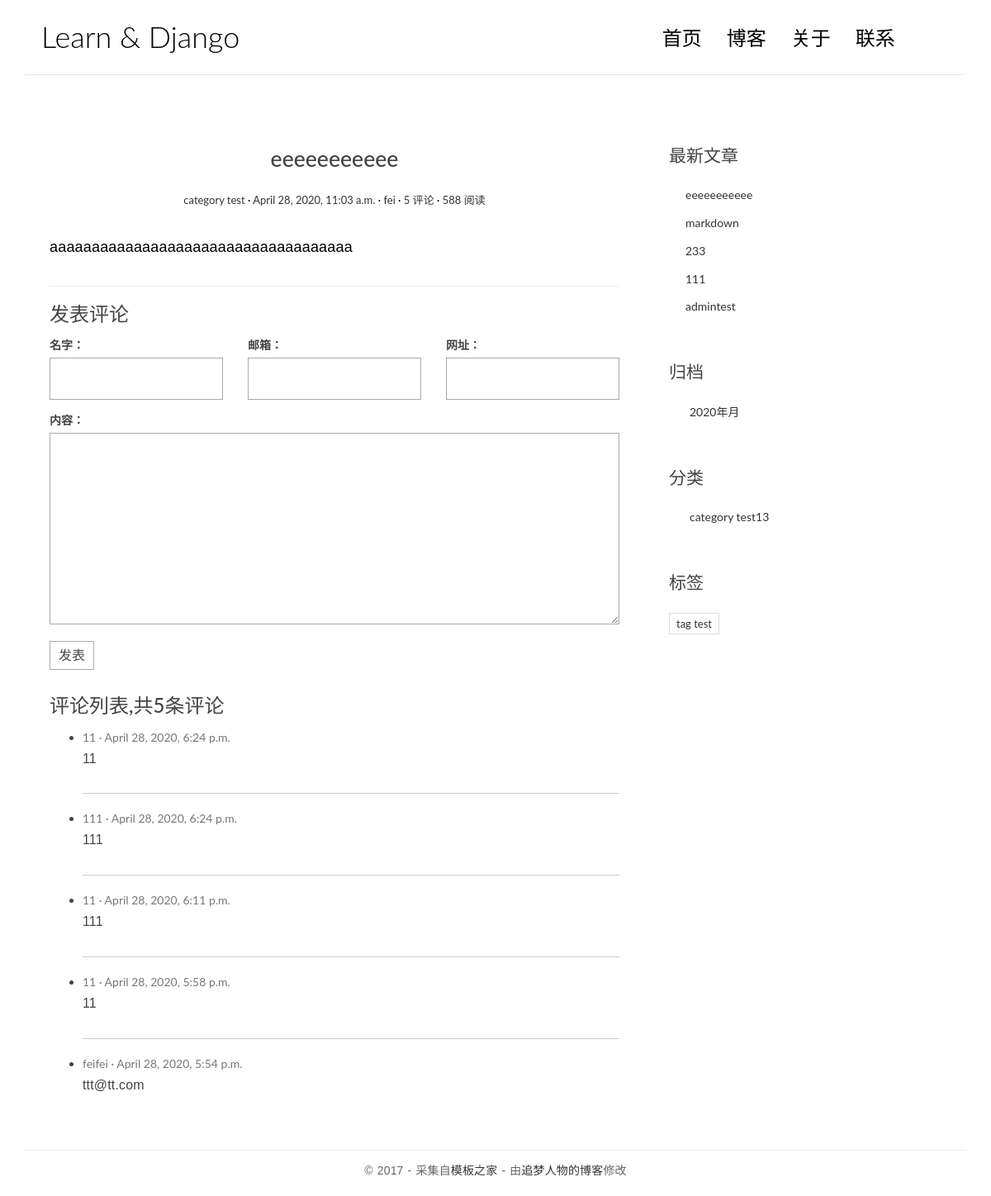
/blog/post/6/, run on the app's committed database.
### blog/models.py (models this page shows, shortened)
class Post(models.Model):
    class Meta:
        verbose_name = '文章'
        verbose_name_plural = verbose_name
    title = models.CharField('标题', max_length=100)
    body = models.TextField('正文', max_length=100000)
    created_time = models.DateTimeField('创建时间', default=timezone.now)
    modified_time = models.DateTimeField('修改时间')
    excerpt = models.CharField('摘要', max_length=100, blank=True)
    category = models.ForeignKey(Category, verbose_name='分类', on_delete=models.CASCADE)
    tags = models.ManyToManyField(Tag, verbose_name='标签', blank=True)
    author = models.ForeignKey(User, verbose_name='作者', on_delete=models.CASCADE)
    def get_absolute_url(self):
        return reverse('blog:detail', kwargs={'pk': self.pk})

class Category(models.Model):
    name = models.CharField(max_length=100)
    class Meta:
        verbose_name = '分类'
        verbose_name_plural = verbose_name

class Tag(models.Model):
    name = models.CharField(max_length=100)
    class Meta:
        verbose_name = '标签'
        verbose_name_plural = verbose_name

### comments/models.py (models this page shows, shortened)
class Comment(models.Model):
    name = models.CharField('名字', max_length=50)
    email = models.EmailField('邮箱')
    url = models.URLField('网址', blank=True)
    text = models.TextField('内容')
    created_time = models.DateTimeField('创建时间', default=timezone.now)
    post = models.ForeignKey('blog.Post', verbose_name='文章', on_delete=models.CASCADE)
    class Meta:
        verbose_name = '评论'
        verbose_name_plural = '评论'

### blog/views.py (the view)
# urls.py: path('blog/post/<int:pk>/', views.detail, name='detail'),
def detail(request, pk):
    post = get_object_or_404(Post, pk=pk)
    md = markdown.Markdown(extensions=[
        'markdown.extensions.extra',
        'markdown.extensions.codehilite',
        'markdown.extensions.fenced_code',
        TocExtension(slugify=slugify)
    ])
    post.body = md.convert(post.body)
    m = re.search(r'<div class="toc">\s*<ul>(.*)</ul>\s*</div>', md.toc, re.S)
    post.toc = m.group(1) if m is not None else ''
    return render(request, 'blog/detail.html', context={'post': post})

### comments/forms.py
class CommentForm(forms.ModelForm):
    class Meta:
        model = Comment
        fields = ['name', 'email', 'url', 'text']

### blog/templatetags/blog_extra.py (called while the page is built)
@register.inclusion_tag('blog/inclusions/_recent_posts.html', takes_context=True)
def show_recent_posts(context, num=5):
    return {
        'recent_post_list': Post.objects.all().order_by('-created_time')[:num]
    }

@register.inclusion_tag('blog/inclusions/_archives.html', takes_context=True)
def show_archives(context):
    return {
        'date_list': Post.objects.dates('created_time', 'month', order='DESC')
    }

@register.inclusion_tag('blog/inclusions/_categories.html', takes_context=True)
def show_categories(context):
    return {
        'category_list': Category.objects.all()
    }

@register.inclusion_tag('blog/inclusions/_tags.html', takes_context=True)
def show_tags(context):
    return {
        'tag_list': Tag.objects.all()
    }

### comments/templatetags/comment_extra.py (called while the page is built)
@register.inclusion_tag('comments/inclusions/_form.html', takes_context=True)
def show_comment_form(context, post, form=None):
    if form is None:
        form = CommentForm()
    return {
        'form': form,
        'post': post,
    }

@register.inclusion_tag('comments/inclusions/_list.html', takes_context=True)
def show_comments(context, post):
    comment_list = post.comment_set.all().order_by('-created_time')
    comment_count = comment_list.count()
    return {
        'comment_count': comment_count,
        'comment_list': comment_list,
    }

### templates/blog/detail.html (shortened to what this page needs)
{% extends 'base.html' %}
{% load comment_extra %}
{% block main %}
    <article class="post post-1">
        <header class="entry-header">
            <h1 class="entry-title">{{ post.title }}</h1>
            <div class="entry-meta">
                <span class="post-category"><a href="#">{{ post.category.name }}</a></span>
                <span class="post-date"><a href="#"><time class="entry-date"
                                                          datetime="{{ post.created_time }}">{{ post.created_time }}</time></a></span>
                <span class="post-author"><a href="#">{{ post.author }}</a></span>
                <span class="comments-link"><a href="{{ post.get_absolute_url }}#comment-area">{{ post.comment_set.count }} 评论</a></span>
                <span class="views-count"><a href="#">588 阅读</a></span>
            </div>
        </header>
        <div class="entry-content clearfix">
            {{ post.body|safe }}
        </div>
    </article>
    <section class="comment-area" id="comment-area">
        <hr>
        <h3>发表评论</h3>
        {% show_comment_form post %}
        <div class="comment-list-panel">
            {% show_comments post %}
        </div>
    </section>
{% endblock main %}

### templates/comments/inclusions/_list.html
<h3>评论列表,共<span>{{ comment_count }}</span>条评论</h3>
<ul class="comment-list list_unstyled">
    {% for comment in comment_list %}
        <li class="comment-item">
            <span class="nickname">{{ comment.name }}</span>
            <time class="submit-date" datetime="{{ comment.created_time }}">{{ comment.created_time }}</time>
            <div class="text">
                {{ comment.text|linebreaks }}
            </div>
        </li>
    {% empty %}
        暂无评论
    {% endfor %}
</ul>

### templates/blog/inclusions/_recent_posts.html
<div class="widget widget-recent-posts">
    <h3 class="widget-title">最新文章</h3>
    <ul>
        {% for post in recent_post_list %}
            <li>
                <a href="{{ post.get_absolute_url }}">{{ post.title }}</a>
            </li>
        {% empty %}
            暂无文章
        {% endfor %}
    </ul>
</div>

### templates/blog/inclusions/_categories.html
<div class="widget widget-category">
    <h3 class="widget-title">分类</h3>
    <ul>
        {% for category in category_list %}
            <li>
                <a href="{% url 'blog:category' category.pk %}">{{ category.name }}<span class="post-count">13</span></a>
            </li>
        {% empty %}
            暂无分类
        {% endfor %}
    </ul>
</div>

### templates/blog/inclusions/_tags.html
<div class="widget widget-tag-cloud">
    <h3 class="widget-title">标签</h3>
    <ul>
        {% for tag in tag_list %}
            <li>
                <a href="{% url 'blog:tag' tag.pk %}">{{ tag.name }}</a>
            </li>
        {% empty %}
            暂无标签
        {% endfor %}
    </ul>
</div>

### blog/static/blog/css/custom.css (style rules this page uses)
* { outline: none; }
h1, h2, h3, h4, h5, h6 { margin-top: 0; }
a { color: #333; }
body { color: #444; font-family: 'Lato', sans-serif; }
p { font-family: 'Ubuntu', sans-serif; font-weight: 400; word-spacing: 1px; letter-spacing: 0.01em; }
.post { background: #fff; padding: 30px 30px 0; }
.entry-title { text-align: center; font-size: 1.9em; margin-bottom: 20px; line-height: 1.6; padding: 10px 20px 0; }
.entry-meta { text-align: center; color: #DDDDDD; font-size: 13px; margin-bottom: 30px; }
.entry-content { font-size: 18px; line-height: 1.9; font-weight: 300; color: #000; }
.post-category::after, .post-date::after, .post-author::after, .comments-link::after { content: ' ·'; color: #000; }
.widget { background: #fff; padding: 30px 0 0; }
.widget-title { font-size: 1.5em; margin-bottom: 20px; line-height: 1.6; padding: 10px 0 0; font-weight: 400; }
.widget-recent-posts ul { padding: 0; margin: 0; padding-left: 20px; }
.widget-recent-posts ul li { list-style-type: none; position: relative; line-height: 170%; margin-bottom: 10px; }
.widget-recent-posts ul li::before { content: '\f3d3'; font-family: "Ionicons"; position: absolute; left: -17px; top: 3px; font-size: 16px; color: #000; }
.widget-category ul { padding: 0; margin: 0; padding-left: 25px; }
.widget-category ul li { list-style-type: none; position: relative; line-height: 170%; margin-bottom: 10px; }
.widget-category ul li::before { content: '\f3fe'; font-family: "Ionicons"; position: absolute; left: -25px; top: 1px; font-size: 18px; color: #000; }
.widget-tag-cloud ul { padding: 0; margin: 0; margin-right: -10px; }
.widget-tag-cloud ul li { list-style-type: none; font-size: 13px; display: inline-block; margin-right: 10px; margin-bottom: 10px; padding: 3px 8px; border: 1px solid #ddd; }
.contact-form input, .comment-form input { border: 1px solid #aaa; margin-bottom: 15px; width: 100%; padding: 15px 15px; font-size: 16px; line-height: 100%; transition: 0.4s border-color linear; }
.contact-form textarea, .comment-form textarea { border: 1px solid #aaa; margin-bottom: 15px; width: 100%; padding: 15px 15px; font-size: 16px; line-height: 20px !important; min-height: 183px; transition: 0.4s border-color linear; }
.comment-area { padding: 0 30px 0; }
.comment-list-panel { margin-top: 30px; }
.comment-list { margin-top: 15px; }
.comment-item:not(:last-child) { border-bottom: 1px #ccc solid; margin-bottom: 20px; padding-bottom: 20px; }
.comment-item .nickname, .comment-item .submit-date { color: #777; font-size: 14px; }
.comment-item .nickname:after { content: ' ·'; }
.comment-item .text { padding-top: 5px; font-size: 16px; }

### data on the page
Post: title "eeeeeeeeeee", category.name "category test", created_time "April 28, 2020, 11:03 a.m.", author "fei", comment_set.count "5", body "aaaaaaaaaaaaaaaaaaaaaaaaaaaaaaaaaaaa"
Comment: name "11", created_time "April 28, 2020, 6:24 p.m.", text "11"
Comment: name "111", created_time "April 28, 2020, 6:24 p.m.", text "111"
Comment: name "11", created_time "April 28, 2020, 6:11 p.m.", text "111"
Comment: name "11", created_time "April 28, 2020, 5:58 p.m.", text "11"
Comment: name "feifei", created_time "April 28, 2020, 5:54 p.m.", text "ttt@tt.com"
Post: title "markdown"
Post: title "233"
Post: title "111"
Post: title "admintest"
Category: name "category test"
Tag: name "tag test"

### other printed values
{{ comment_count }} "5"
{{ date.year }} "2020"
